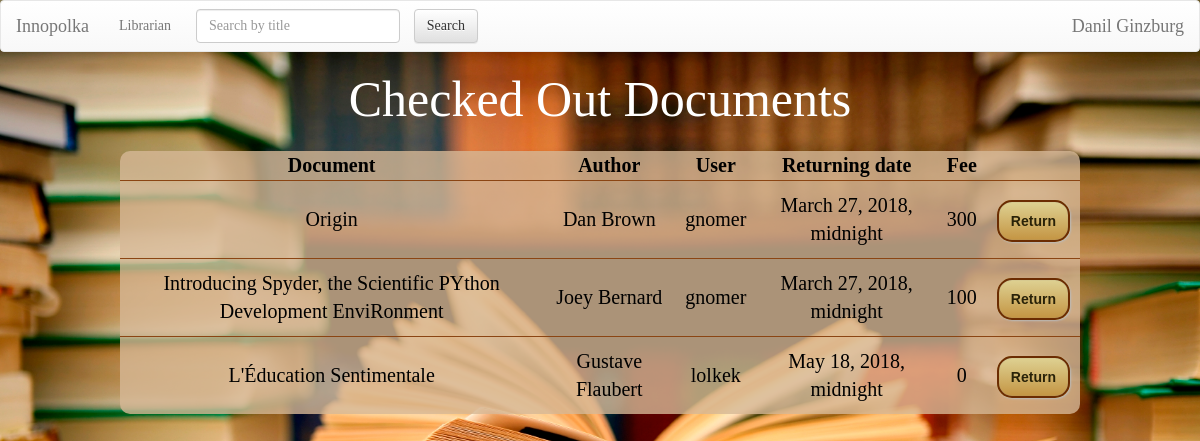
Before: /checked_out_docs/ (signed in) with the older database file.
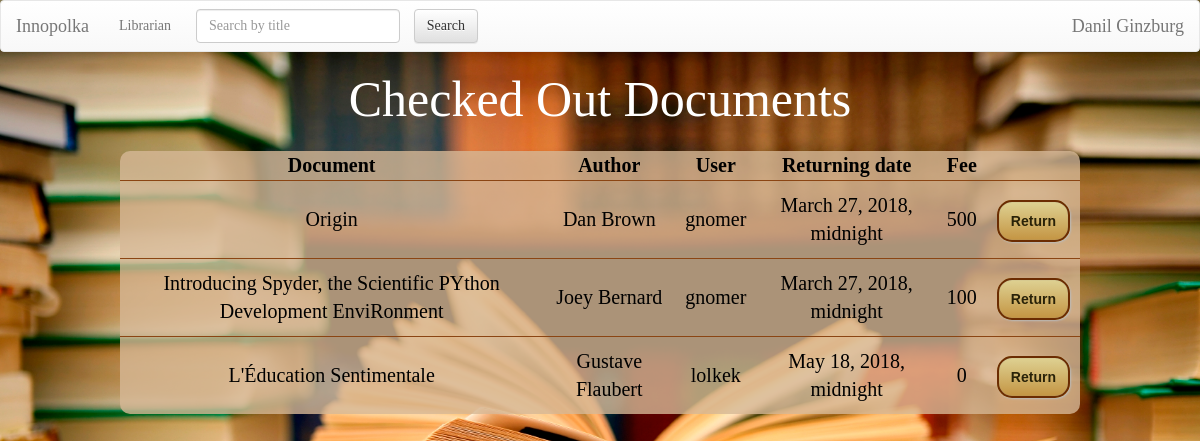
After: the same page with the newer database file.
### Documents/models.py (models this page shows, shortened)
class DocumentCopy(models.Model):
    doc = models.ForeignKey(Document, blank=True, default=None, on_delete=models.CASCADE) # link document which is checked out
    checked_up_by_whom = models.ForeignKey(User, blank=True, default=None, on_delete=models.CASCADE) # link to holder
    date = models.DateTimeField(default=str(datetime.datetime.today().strftime("%Y-%m-%d %H:%M")))
    returning_date = models.DateTimeField(default=str(datetime.datetime.today().strftime("%Y-%m-%d %H:%M")))
    time_left = models.CharField(null=True, max_length=250)
    fine_price = models.IntegerField(null=True)
    renewed = models.BooleanField(default=False)
    class Meta:
        verbose_name_plural = 'Document copies'
    def fine(self):
        if datetime.datetime.today() > self.returning_date:
            fine = int((datetime.datetime.today() - self.returning_date).days) * 100
            if fine > self.fine_price:
                return self.fine_price
            else:
                return fine
        else:
            return 0

class Document(models.Model):
    title = models.CharField(max_length=250)
    price = models.IntegerField()
    keywords = models.CharField(max_length=250) # the list of keywords stored in string
    authors = models.CharField(max_length=250) # the list of authors in string format splitted by space
    cover = models.CharField(max_length=1000, default="https://lh3.googleusercontent.com/zqfUbCXdb1oGmsNEzNxTjQU5ZlS3x46nQoB83sFbRSlMnpDTZgdVCe_LvCx-rl7sOA=w300")
    copies = models.PositiveIntegerField(default=1)
    type = models.CharField(max_length=100, default='Document')
    is_bestseller = models.BooleanField(default=False)
    is_reference = models.BooleanField(default=False)
    level = models.PositiveIntegerField(default=1)
    room = models.PositiveIntegerField(default=1)

### Documents/views.py (the view)
# urls.py: url(r'^checked_out_docs/$', views.CheckedOutDocsView.as_view(), name='checked_out_docs'),
class CheckedOutDocsView(ListView):
    model = DocumentCopy
    template_name = 'Documents/checked_out_docs.html'
    context_object_name = 'document_copies'
    def get(self, request, *args, **kwargs):
        if request.user.is_staff:
            return super().get(request, *args, **kwargs)
        return redirect('/')

### Documents/templates/Documents/checked_out_docs.html (shortened to what this page needs)
{% extends 'Documents/base.html' %}
{% load staticfiles %}
{% block body %}
    <h1> Checked Out Documents</h1>
    <table>
        <tr>
            <th class="cen">Document</th>
            <th class="cen">Author</th>
            <th class="cen">User</th>
            <th class="cen">Returning date</th>
            <th class="cen">Fee</th>
        </tr>
        <tr>
            {% for copy in document_copies %}
                <td><a href="/{{ copy.doc.id }}/">{{ copy.doc.title }}</a></td>
                <td>{{ copy.doc.authors }}</td>
                <td><a href="/user/?id={{ copy.checked_up_by_whom.id }}">{{ copy.checked_up_by_whom }}</a></td>
                <td>{{ copy.returning_date }}</td>
                <td>{{ copy.fine }}</td>
                <td><a class="button" href="/requests/return/?copy_id={{ copy.id }}" onclick="
                        return confirm('Return {{ copy.doc.title }} from {{ copy.checked_up_by_whom.username }} back?');
                        ">Return</a></td>
                </tr>
            {% endfor %}
    </table>
{% endblock %}

Changed rows visible on the page:
changed DocumentCopy "Origin": fine "300" → "500"
